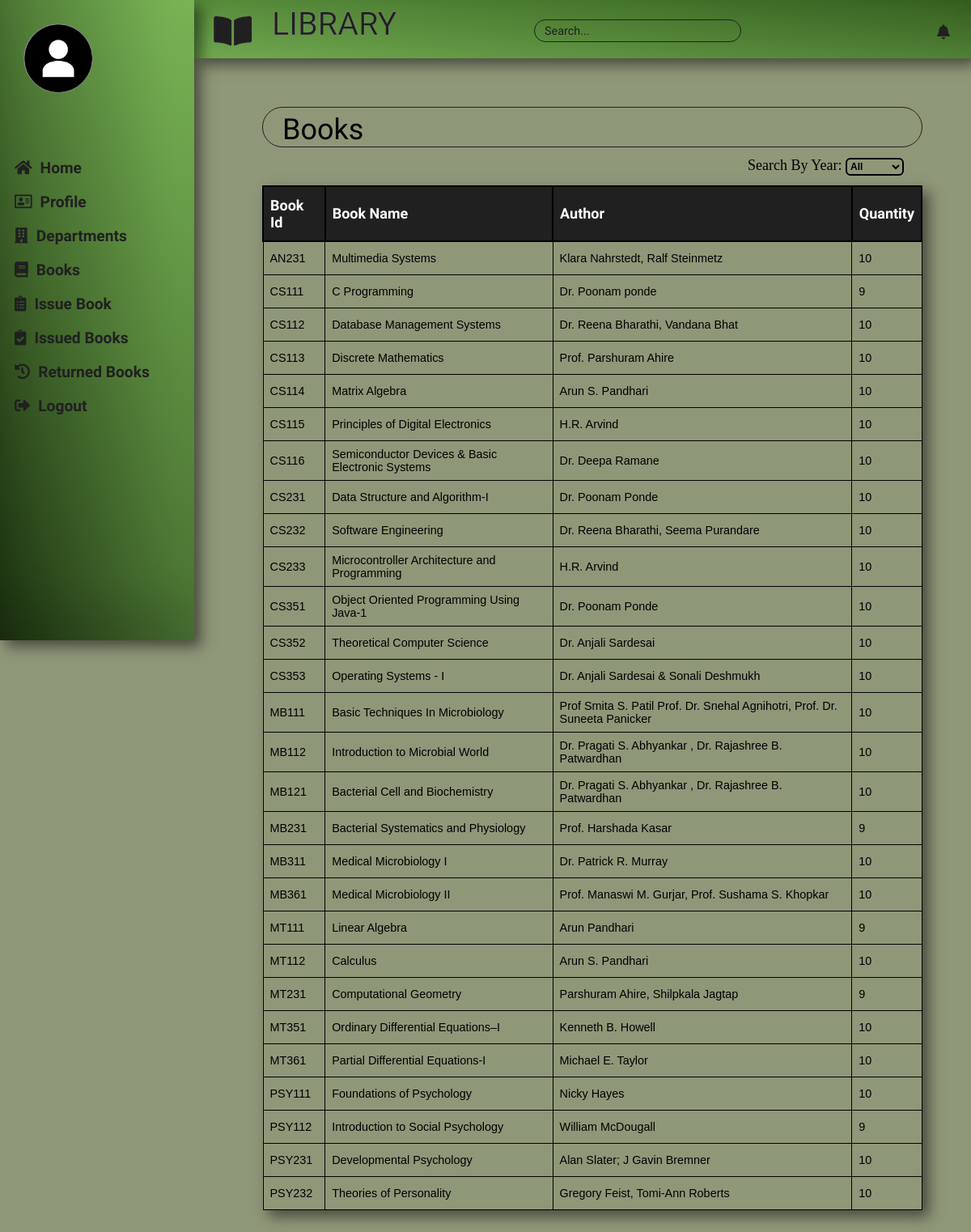
The page /books.php on the database its author committed.
### tables this page shows
CREATE TABLE `books` (
  `BOOK_ID` varchar(8) NOT NULL,
  `NAME` varchar(500) NOT NULL,
  `AUTHOR` varchar(500) NOT NULL,
  `PRICE` int(50) NOT NULL,
  `QUANTITY` int(50) NOT NULL,
  `DEPARTMENT` varchar(100) NOT NULL,
  `CLASS` varchar(10) NOT NULL
);

### books.php (the view, shortened to what this page needs)
<?php
    include "connection/connection.inc.php";
?>
<!DOCTYPE html>
<html>
<head>
    <link href="assets/css/books.css" type="text/css" rel="stylesheet">
</head>
<body>
    <div class="container">
    <div class="heading">
                <p>Books</p>
            </div>
        <div class="sort-books">
            Search By Year:
            <select name="year" id="fetchval">
                <option value="All">All</option>
            </select>
        </div>
        <div id="table-container">
            <?php
                $query = "SELECT * FROM books ORDER BY BOOK_ID";
                $result = mysqli_query($db_connection,$query);
                echo '<table border="1px" class="books-table" id="book_table">';
                echo '<tr>';
                    echo '<th>'; echo 'Book Id'; echo '</th>';
                    echo '<th>'; echo 'Book Name'; echo '</th>';
                    echo '<th>'; echo 'Author'; echo '</th>';
                    echo '<th>'; echo 'Quantity'; echo '</th>';
                echo '</tr>';
                while($data = mysqli_fetch_assoc($result))
                {
                    echo '<tr>';
                        echo '<td>'; echo $data['BOOK_ID']; echo '</td>';
                        echo '<td>'; echo $data['NAME']; echo '</td>';
                        echo '<td>'; echo $data['AUTHOR']; echo '</td>';
                        echo '<td>'; echo $data['QUANTITY']; echo '</td>';
                    echo '</tr>';
                }
                echo '</table>';
            ?>
        </div>
    </div>
</body>
</html>
<?php
    include "layout.php";
?>

### layout.php (shortened to what this page needs)
<!DOCTYPE html>
<html>
    <head>
        <link href="assets/css/layout.css" type="text/css" rel="stylesheet">
    </head>
<body>
    <div class="main">
        <nav>
            <div class="nav">
                <div class="logo">
                    <i class="fas fa-book-open"></i>
                </div>
                <div class="heading">
                    <a href="index.php">LIBRARY</a>
                </div>
                <div class="searchbar">
                    <input type="text" name="search" id="search" placeholder="Search...">
                </div>
                <div class="notification">
                    <i class="fa fa-bell" aria-hidden="true"></i>
                </div>
            </div>
        </nav>
        <div class="sidepanel">
            <div class="profile-pic-div">
                <img src="assets/img/hehe.png" id="photo">
             </div>
            <div class="menu">
                <div class="home"><a href="index.php"><i class="fas fa-home"></i>Home</a></div>
                <div class="profile"><a id="profileBtn"><i class="far fa-address-card"></i>Profile</a></div>
                <div class="departments"><a href="departments.php"><i class="fa fa-building" aria-hidden="true"></i>Departments</a></div>
                <div class="books"><a href="books.php"><i class="fa fa-book" aria-hidden="true"></i>Books</a></div>
                <div class="issue-books"><a href="issuebooks.php"><i class="fas fa-clipboard-list"></i>Issue Book</a></div>
                <div class="issued-books"><a href="issuedbooks.php"><i class="fas fa-clipboard-check"></i>Issued Books</a></div>
                <div class="return-books"><a href="returnbooks.php"><i class="fa fa-history" aria-hidden="true"></i>Returned Books</a></div>
                <div class="logout"><a href="logout.php"><i class="fas fa-sign-out-alt"></i>Logout</a></div>
            </div>
        </div>
    </div>
</body>
</html>

### assets/css/books.css (style rules this page uses)
.container { position: absolute; margin-left: 27vw; margin-top: 10vw; }
.container .heading { position: relative; margin-top: 1vw; height: 4vw; border: 1px solid #202020; border-radius: 50px; }
.container .heading p { font-family: 'Orelega One', cursive; font-size: 3vw; padding-left: 2vw; margin-top: 0.5vw; position: absolute; }
.books-table { margin-top: 1vw; border-collapse: collapse; width: 68vw; text-align: left; box-shadow: inset 0 -3em 3em rgba(0,0,0,0.1), 0 0 0 0px rgb(255,255,255), 0.5em 0.5em 1em rgba(0,0,0,0.5); }
.books-table th { font-family: 'Jura', sans-serif; font-size: 1.5vw; border: 2px solid black; padding: 8px; height: 2.2vw; padding-top: 12px; padding-bottom: 12px; background-color: #202020; color: #FFFFFF; }
.books-table td { font-family: 'PT Sans', sans-serif; font-size: 1.2vw; border: 1px solid black; padding: 8px; height: 2vw; background-color: #8F9779; }
#table-container { padding-bottom: 30px; }
.sort-books { font-family: 'Markazi Text', serif; font-size: 1.5vw; position: relative; margin-left: 50vw; margin-top: 1vw; }
.sort-books select { width: 6vw; height: 1.8vw; font-family: 'Aldrich', sans-serif; font-size: 1vw; color: black; font-weight: bold; border: 2px solid black; border-radius: 6px; outline: none; background-color: #8F9779; }
.sort-books option { font-family: 'Aldrich', sans-serif; font-size: 1vw; color:black; background-color: rgba(162, 195, 214, 0.514); }

### assets/css/layout.css (style rules this page uses)
body { background-color: #8F9779; margin: 0px; }
.main .sidepanel { background-image: linear-gradient(to top right,#1b310f,#7ebc59); width: 20vw; height: 791px; position: fixed; box-shadow: inset 0 -3em 3em rgba(0,0,0,0.1), 0 0 0 0px rgb(255,255,255), 0.5em 0.5em 1em rgba(0,0,0,0.5); }
.main nav { position: fixed; background-image: linear-gradient(to top right,#7ebc59,#35611f); height: 6vw; width: 80vw; margin-left: 20vw; box-shadow: inset 0 -3em 3em rgba(0,0,0,0.1), 0 0 0 0px rgb(255,255,255), 0.5em 0.5em 1em rgba(0,0,0,0.5); }
.main .nav .logo i { position: absolute; font-size: 3.5vw; margin-left: 2vw; margin-top: 1.4vw; color: #202020; -webkit-text-stroke: 0.5px #979797b9; }
.main .nav .heading { position: absolute; margin-left: 7vw; margin-top: 0.5vw; }
.main .nav .heading a { font-family: 'Dela Gothic One', cursive; font-size: 3.3vw; text-decoration: none; color: #202020; padding-left: 1vw; padding-right: 1vw; border-radius: 20px; -webkit-text-stroke: 0.5px #979797b9; }
.main .nav .searchbar { position: absolute; margin-left: 35vw; margin-top: 2vw; }
.main .nav .searchbar input { width: 20vw; height: 2vw; font-family: 'Jura', sans-serif; background: none; border-radius: 15px; outline: none; font-size: 1.2vw; padding-left: 1vw; color: #202020; border: 1px solid #202020; }
.main .nav .searchbar input::placeholder { color: #202020; }
.main .nav .notification { position: absolute; margin-left: 76vw; margin-top: 2vw; }
.main .nav .notification i { color: #202020; font-size: 1.5vw; padding: 0.5vw; border-radius: 25px; }
.sidepanel .menu { margin-top: 2vw; }
.sidepanel a { position: absolute; padding-bottom: 4px; width: 19.5vw; text-decoration: none; font-family: 'Jura', sans-serif; font-weight: bold; font-size: 1.6vw; color: #202020; }
.sidepanel .home a { margin-top: 14vw; }
.sidepanel i { padding-right: 10px; padding-left: 1.5vw; padding-top: 5px; }
.sidepanel .profile a { margin-top: 17.5vw; }
.sidepanel .departments a { margin-top: 21vw; }
.sidepanel .books a { margin-top: 24.5vw; }
.sidepanel .issue-books a { margin-top: 28vw; }
.sidepanel .issued-books a { margin-top: 31.5vw; }
.sidepanel .return-books a { margin-top: 35vw; }
.sidepanel .logout a { margin-top: 38.5vw; }
.profile-pic-div { height: 7vw; width: 7vw; position: absolute; transform: translate(-50%,-50%); border-radius: 50%; overflow: hidden; border: 1px solid grey; text-align: center; margin-left: 6vw; margin-top: 6vw; }
.profile-pic-div #photo { height: 100%; width: 100%; }

### rows shown on the page
books: BOOK_ID "AN231", NAME "Multimedia Systems", AUTHOR "Klara Nahrstedt, Ralf Steinmetz", QUANTITY "10"
books: BOOK_ID "CS111", NAME "C Programming", AUTHOR "Dr. Poonam ponde", QUANTITY "9"
books: BOOK_ID "CS112", NAME "Database Management Systems", AUTHOR "Dr. Reena Bharathi, Vandana Bhat", QUANTITY "10"
books: BOOK_ID "CS113", NAME "Discrete Mathematics", AUTHOR "Prof. Parshuram Ahire", QUANTITY "10"
books: BOOK_ID "CS114", NAME "Matrix Algebra", AUTHOR "Arun S. Pandhari", QUANTITY "10"
books: BOOK_ID "CS115", NAME "Principles of Digital Electronics", AUTHOR "H.R. Arvind", QUANTITY "10"
books: BOOK_ID "CS116", NAME "Semiconductor Devices & Basic Electronic Systems", AUTHOR "Dr. Deepa Ramane", QUANTITY "10"
books: BOOK_ID "CS231", NAME "Data Structure and Algorithm-I", AUTHOR "Dr. Poonam Ponde", QUANTITY "10"
books: BOOK_ID "CS232", NAME "Software Engineering", AUTHOR "Dr. Reena Bharathi, Seema Purandare", QUANTITY "10"
books: BOOK_ID "CS233", NAME "Microcontroller Architecture and Programming", AUTHOR "H.R. Arvind", QUANTITY "10"
books: BOOK_ID "CS351", NAME "Object Oriented Programming Using Java-1", AUTHOR "Dr. Poonam Ponde", QUANTITY "10"
books: BOOK_ID "CS352", NAME "Theoretical Computer Science", AUTHOR "Dr. Anjali Sardesai", QUANTITY "10"
books: BOOK_ID "CS353", NAME "Operating Systems - I", AUTHOR "Dr. Anjali Sardesai & Sonali Deshmukh", QUANTITY "10"
books: BOOK_ID "MB111", NAME "Basic Techniques In Microbiology", AUTHOR "Prof Smita S. Patil Prof. Dr. Snehal Agnihotri, Prof. Dr. Suneeta Panicker", QUANTITY "10"
books: BOOK_ID "MB112", NAME "Introduction to Microbial World", AUTHOR "Dr. Pragati S. Abhyankar , Dr. Rajashree B. Patwardhan", QUANTITY "10"
books: BOOK_ID "MB121", NAME "Bacterial Cell and Biochemistry", AUTHOR "Dr. Pragati S. Abhyankar , Dr. Rajashree B. Patwardhan", QUANTITY "10"
books: BOOK_ID "MB231", NAME "Bacterial Systematics and Physiology", AUTHOR "Prof. Harshada Kasar", QUANTITY "9"
books: BOOK_ID "MB311", NAME "Medical Microbiology I", AUTHOR "Dr. Patrick R. Murray", QUANTITY "10"
books: BOOK_ID "MB361", NAME "Medical Microbiology II", AUTHOR "Prof. Manaswi M. Gurjar, Prof. Sushama S. Khopkar", QUANTITY "10"
books: BOOK_ID "MT111", NAME "Linear Algebra", AUTHOR "Arun Pandhari", QUANTITY "9"
books: BOOK_ID "MT112", NAME "Calculus", AUTHOR "Arun S. Pandhari", QUANTITY "10"
books: BOOK_ID "MT231", NAME "Computational Geometry", AUTHOR "Parshuram Ahire, Shilpkala Jagtap", QUANTITY "9"
books: BOOK_ID "MT351", NAME "Ordinary Differential Equations–I", AUTHOR "Kenneth B. Howell", QUANTITY "10"
books: BOOK_ID "MT361", NAME "Partial Differential Equations-I", AUTHOR "Michael E. Taylor", QUANTITY "10"
books: BOOK_ID "PSY111", NAME "Foundations of Psychology", AUTHOR "Nicky Hayes", QUANTITY "10"
books: BOOK_ID "PSY112", NAME "Introduction to Social Psychology", AUTHOR "William McDougall", QUANTITY "9"
books: BOOK_ID "PSY231", NAME "Developmental Psychology", AUTHOR "Alan Slater; J Gavin Bremner", QUANTITY "10"
books: BOOK_ID "PSY232", NAME "Theories of Personality", AUTHOR "Gregory Feist, Tomi-Ann Roberts", QUANTITY "10"
